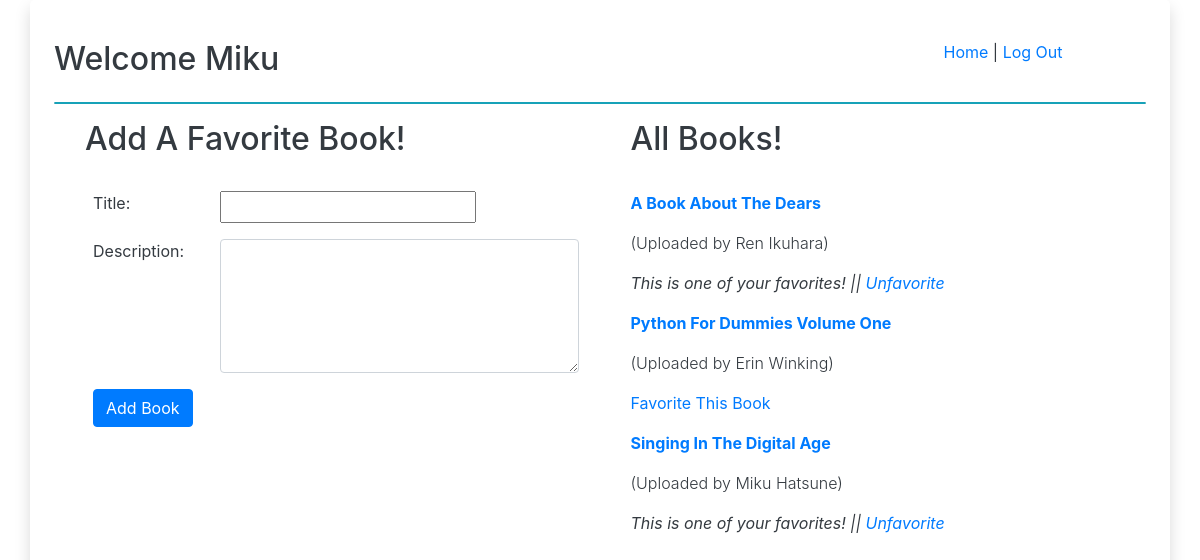
Screenshot of /books/ (signed in) with the database file from the repository.
### Favorite_Books/models.py (models this page shows)
class Users(models.Model):
    first_name = models.CharField(max_length = 100)
    last_name = models.CharField(max_length = 100)
    email = models.EmailField()
    password = models.CharField(max_length = 255)
    created_at = models.DateTimeField(auto_now_add = True)
    updated_at = models.DateTimeField(auto_now = True)
    objects = ValidationTest()

class Books(models.Model):
    title = models.CharField(max_length = 255)
    description = models.TextField()
    created_at = models.DateTimeField(auto_now_add = True)
    updated_at = models.DateTimeField(auto_now = True)
    uploaded_by = models.ForeignKey(
        Users,
        related_name = "books_added",
        on_delete = CASCADE
    )
    users_who_fav = models.ManyToManyField(
        Users,
        related_name = "fav_books",
    )

### Favorite_Books/views.py (the view)
# urls.py: path('books/', views.all_books, name = 'all_books'),
def all_books(request):
    if request.session['loggedin'] == True:
        context = {
            'loggedinuser': Users.objects.get(id = request.session['userid']),
            'books': Books.objects.all(),
        }
        return render(request, 'html/all_books.html', context)
    else:
        messages.error(request, "Please log in before continuing!", extra_tags = 'danger')
        return redirect('home')

### Favorite_Books/templates/html/all_books.html (shortened to what this page needs)
{% extends "html/base.html" %}
{% block content %}
<div class="row mt-3 ml-3 mb-3">
    <div class="col-6">
        <h2>Add A Favorite Book!</h2>
    </div>
    <div class="col-6">
        <h2>All Books!</h2>
    </div>
</div>
<div class="row ml-3 p-2">
    <div class="col-6">
        <form action="{% url 'add_book' %}" method="POST">
            <div class="form-group row">
                <label for="newbooktitle" class="col-3 mr-2">Title: </label>
                <input type="text" name="newbooktitle" id="newbooktitle" required>
            </div>
            <div class="form-group row">
                <label for="newbookdesc" class="col-3 mr-2">Description: </label>
                <textarea name="newbookdesc" id="newbookdesc" rows="5" class="form-control col-8" minlength="5">
                </textarea>
            </div>
            <button type="submit" class="text-right btn btn-primary mb-2">Add Book</button>
        </form>
    </div>
    <div class="col-6">
        {% for book_obj in books %}
        <a href="{% url 'view_book' book_obj.id %}"><p class="font-weight-bold">{{ book_obj.title }}</p></a>
        <p class="font-weight-light">(Uploaded by {{ book_obj.uploaded_by.first_name }} {{ book_obj.uploaded_by.last_name }})</p>
        {% if loggedinuser not in book_obj.users_who_fav.all %}
        <a href="{% url 'fav_book' book_obj.id %}"><p class="font-weight-normal">Favorite This Book</p></a>
        {% endif %}
        {% if loggedinuser in book_obj.users_who_fav.all %}
        <p class="font-italic">This is one of your favorites! || <a href="{% url 'unfavorite' book_obj.id %}">Unfavorite</a></p>
        {% endif %}
        {% endfor %}
    </div>
</div>
{% endblock content %}

### Favorite_Books/templates/html/base.html (shortened to what this page needs)
{% load static %}
<!DOCTYPE html>
<html lang="en">
<head>
    <link rel="stylesheet" href="https://stackpath.bootstrapcdn.com/bootstrap/4.3.1/css/bootstrap.min.css">
</head>
<body>
    <div class="p-4 container rounded-lg shadow bg-gradient-light text-dark">
        <div class="row mt-3 mb-3">
            <div class="mr-5 col-9">
                <h2>Welcome {{ loggedinuser.first_name }}</h2>
            </div>
            <div class="col-2">
                <a href="{% url 'all_books' %}">Home</a> | <a href="{% url 'logout' %}">Log Out</a>
            </div>
        </div>
        <div class="w-100 h-3 bg-dark border border-info rounded"></div>
        {% block content %}
        {% endblock content %}
    </div>
</body>
</html>

### rows the page displays
Users: first_name "Miku"
Books: title "A Book About The Dears", uploaded_by.first_name "Ren", uploaded_by.last_name "Ikuhara", shows "This is one of your favorites! ||"
Books: title "Python For Dummies Volume One", uploaded_by.first_name "Erin", uploaded_by.last_name "Winking", shows "Favorite This Book"
Books: title "Singing In The Digital Age", uploaded_by.first_name "Miku", uploaded_by.last_name "Hatsune", shows "This is one of your favorites! ||"
